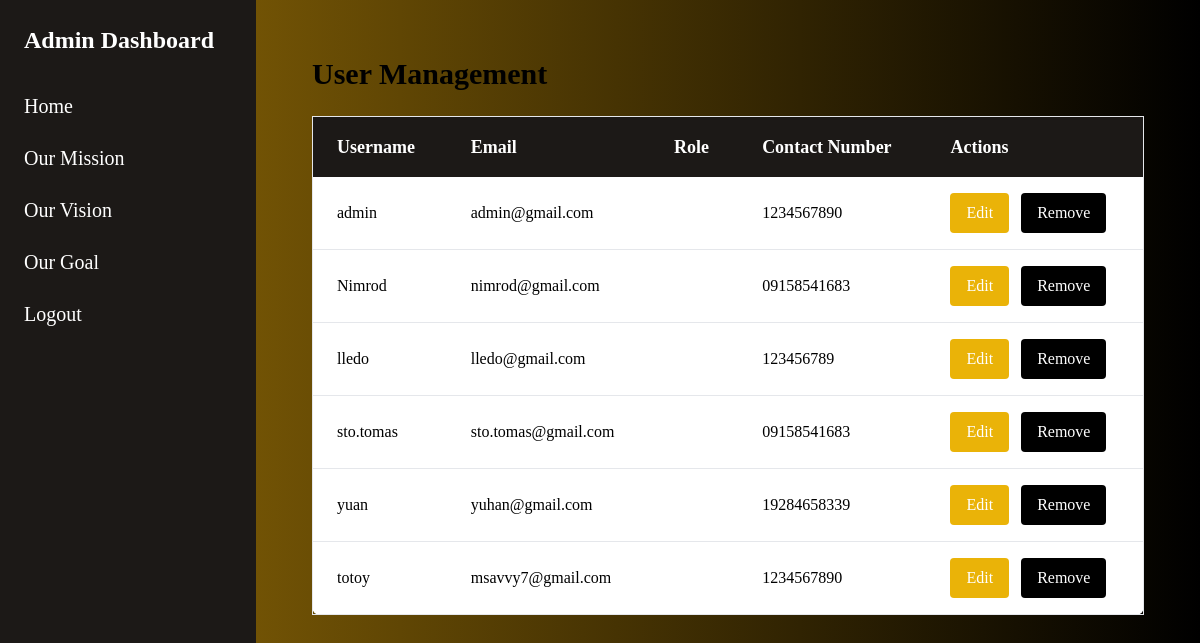
Page /dashboard.php (signed in) on the committed database.
### tables this page shows
CREATE TABLE `admin1` (
  `id` int(50) NOT NULL,
  `user` varchar(200) NOT NULL,
  `email` varchar(200) NOT NULL,
  `role` varchar(500) NOT NULL,
  `contact_number` varchar(15) DEFAULT NULL,
  `password` varchar(100) NOT NULL
);

### dashboard.php (the view, shortened to what this page needs)
<?php
require 'db.php';
try {
    $stmt = $pdo->query("SELECT id, user, email, role, contact_number FROM admin1");
    $users = $stmt->fetchAll(PDO::FETCH_ASSOC);
} catch (PDOException $e) {
    die("Database error: " . $e->getMessage());
}
?>
<!DOCTYPE html>
<html lang="en">
<head>
    <link rel="stylesheet" href="fonts.css">
    <script src="https://cdn.tailwindcss.com"></script>
</head>
<body class="bg-gray-100">
    <div class="flex">
        <aside class="w-64 bg-stone-900 h-screen p-6 text-white fixed left-0 top-0">
            <h2 class="text-2xl font-bold mb-6">Admin Dashboard</h2>
            <nav>
                <ul>
                    <li class="py-3"><a href="dashboard.php"class="transition duration-300 ease-in-out hover:bg-yellow-700 text-xl block rounded">Home</a></li>
                    <li class="py-3"><a href="mission.php"class="transition duration-300 ease-in-out hover:bg-yellow-700 text-xl block rounded">Our Mission</a></li>
                    <li class="py-3"><a href="vision.php"class="transition duration-300 ease-in-out hover:bg-yellow-700 text-xl block rounded">Our Vision</a></li>
                    <li class="py-3"><a href="goal.php"class="transition duration-300 ease-in-out hover:bg-yellow-700 text-xl block rounded">Our Goal</a></li>
                    <li class="py-3"><a href="logout.php" class="transition duration-300 ease-in-out hover:bg-yellow-700 text-xl block rounded">Logout</a></li>
                </ul>
            </nav>
        </aside>
        <main class="ml-64 p-8 w-full">
            <h2 class="text-3xl font-bold mb-6">User Management</h2>
            <div class="overflow-x-auto">
                <table class="w-full bg-white shadow-lg rounded-lg border border-gray-200">
                    <thead class="bg-stone-900 text-white text-lg">
                        <tr>
                            <th class="py-4 px-6 text-left">Username</th>
                            <th class="py-4 px-6 text-left">Email</th>
                            <th class="py-4 px-6 text-left">Role</th>
                            <th class="py-4 px-6 text-left">Contact Number</th>
                            <th class="py-4 px-6 text-left">Actions</th>
                        </tr>
                    </thead>
                    <tbody>
                        <?php foreach ($users as $user): ?>
                        <tr class="border-b border-gray-200 hover:bg-gray-100">
                            <td class="py-4 px-6">
                                <a href="gallery.php?user=<?php echo urlencode($user['user']); ?>" class="text-black-600 hover:underline">
                                    <?php echo htmlspecialchars($user['user']); ?>
                                </a>
                            </td>
                            <td class="py-4 px-6"><?php echo htmlspecialchars($user['email']); ?></td>
                            <td class="py-4 px-6"><?php echo htmlspecialchars($user['role']); ?></td>
                            <td class="py-4 px-6"><?php echo htmlspecialchars($user['contact_number']); ?></td>
                            <td class="py-4 px-6 flex space-x-3">
                                <button class="bg-yellow-500 text-white px-4 py-2 rounded"
                                    onclick="editUser('<?php echo $user['id']; ?>', '<?php echo $user['user']; ?>', '<?php echo $user['email']; ?>', '<?php echo $user['role']; ?>', '<?php echo $user['contact_number']; ?>')">
                                    Edit
                                </button>
                                <form method="POST" onsubmit="return confirm('Are you sure you want to delete this user?');">
                                    <button type="submit" class="bg-black text-white px-4 py-2 rounded">
                                        Remove
                                    </button>
                                </form>
                            </td>
                        </tr>
                        <?php endforeach; ?>
                    </tbody>
                </table>
            </div>
        </main>
    </div>
</body>
</html>

### dashboard.php (style rules this page uses)
body { background: linear-gradient(to right,rgb(144, 105, 6),rgb(0, 0, 0)); padding: 1.5rem; height: 100vh; }

### rows in the picture
admin1: user "admin", email "admin@gmail.com", contact_number "1234567890"
admin1: user "Nimrod", email "nimrod@gmail.com", contact_number "09158541683"
admin1: user "lledo", email "lledo@gmail.com", contact_number "123456789"
admin1: user "sto.tomas", email "sto.tomas@gmail.com", contact_number "09158541683"
admin1: user "yuan", email "yuhan@gmail.com", contact_number "19284658339"
admin1: user "totoy", email "msavvy7@gmail.com", contact_number "1234567890"
